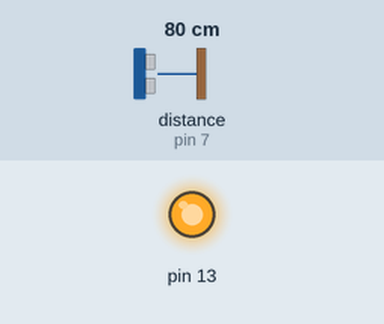
Simulated run of this sketch. Board: Arduino Uno, built with avr-gcc and run on an emulated ATmega328P. Parts: output pins drawn as LEDs (lit = HIGH). Wiring (inferred from the names in the program): ultrasonic range finder: trigger pin 6; echo pin 7. Inputs (shaded band) come from the test bench; at power-on: distance to the obstacle (sensor on pin 7) 80 cm. The echo pulse lasts 58.3 µs per cm; pins used as bus, display or sensor lines are not drawn.

Above: at 1.2 s.
1.3 s: distance to the obstacle (sensor on pin 7) set to 24 cm
2.8 s: distance to the obstacle (sensor on pin 7) set to 19 cm
At 3.9 s:
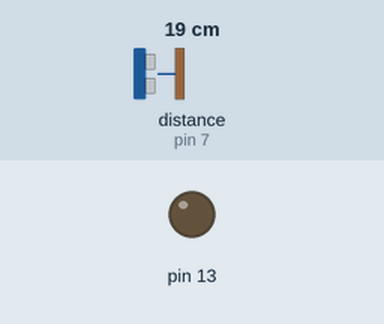
4.3 s: distance to the obstacle (sensor on pin 7) set to 35 cm
At 5.1 s:
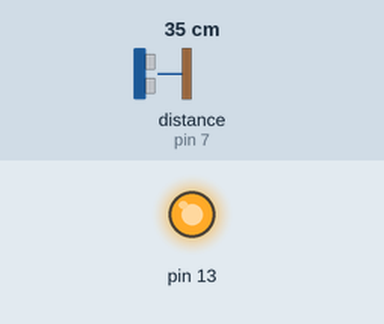
5.8 s: distance to the obstacle (sensor on pin 7) set to 2 cm
At 6.1 s:
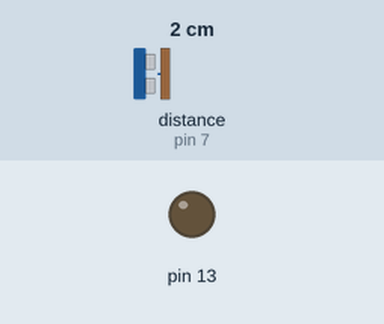
Timing chart, 0 to 8.3 s (numbered marks = the images above; inputs shaded):
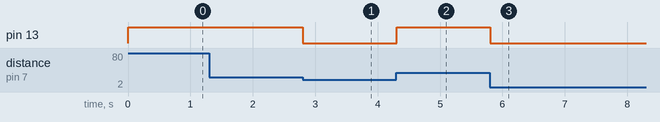

Measured:
- the behaviour switches between 22 and 21 cm on distance to the obstacle (sensor on pin 7) (found by bisection; images 0 and 1)
- after the input at 1.3 s, every drawn part: stays the same
- after the input at 2.8 s, pin 13: HIGH → LOW at once
- after the input at 4.3 s, pin 13: LOW → HIGH at once
- after the input at 5.8 s, pin 13: HIGH → LOW at once

The sketch:

test.ino
```cpp
int trig = 6;
int echo = 7;
void setup() {
 Serial.begin(9600);
pinMode(trig, OUTPUT);
pinMode(echo, INPUT);
pinMode(13, OUTPUT);
}

void loop() {
 digitalWrite(trig,LOW);
 delayMicroseconds(2);
 digitalWrite(trig,HIGH);
 delayMicroseconds(10);
 digitalWrite(trig,LOW);
 int duration=pulseIn(echo,HIGH);//calculation of distance of obstacle
 int distance=(duration*0.034/2);
 if(distance>20)
 {
  digitalWrite(13, HIGH);
 }
 else
 {
 digitalWrite(13, LOW);
 }
}
```
